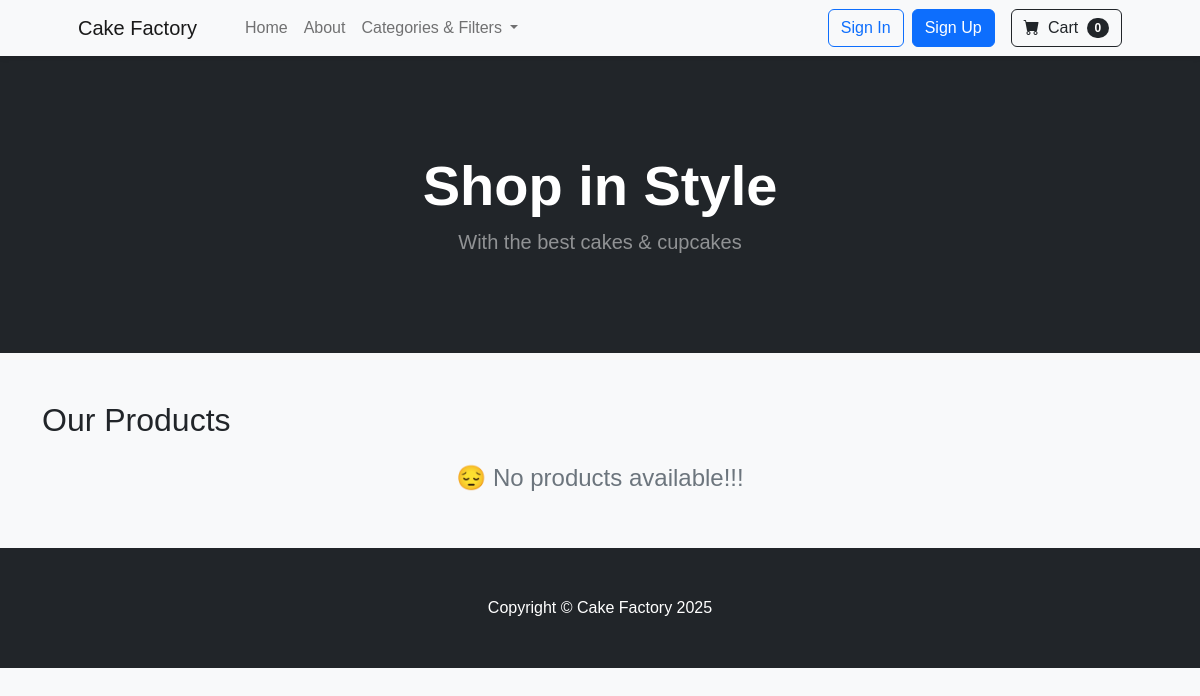
Before: /products/ with the older database file.
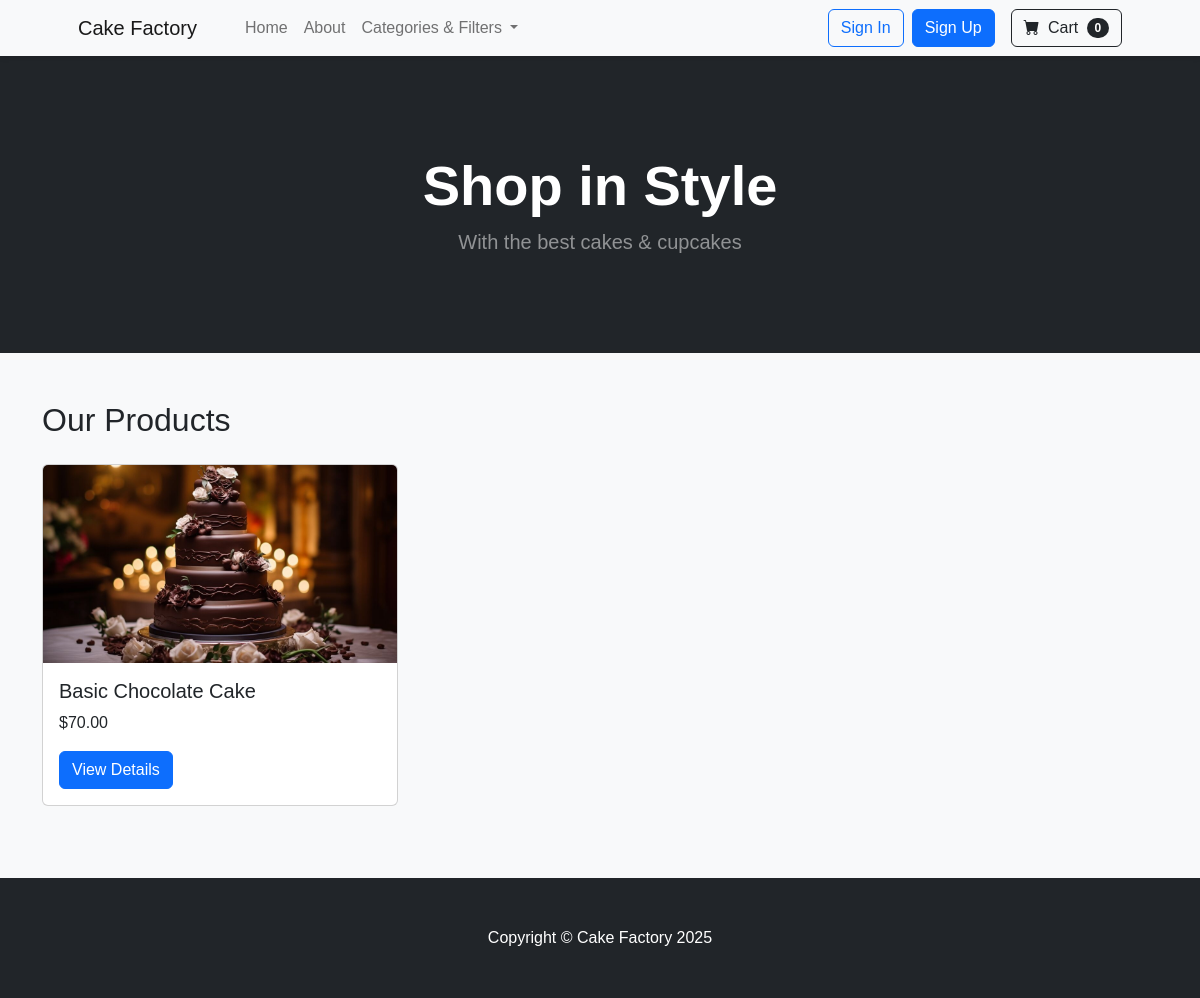
After: the same page with the newer database file.
### products/models.py (models this page shows, shortened)
class Product(models.Model):
    name = models.CharField(max_length=255, unique=True)
    slug = models.SlugField(unique=True, blank=True)
    description = models.TextField(blank=True)
    price = models.DecimalField(max_digits=10, decimal_places=2)
    category = models.ForeignKey(
        Category, on_delete=models.SET_NULL,
        null=True, blank=True, related_name="products"
    )
    flavor = models.ForeignKey(
        Flavor, on_delete=models.SET_NULL,
        null=True, blank=True, related_name="products"
    )
    sizes = models.ManyToManyField(
        Size, blank=True, related_name="products"
    )
    image = models.ImageField(upload_to="product_images/", blank=True, null=True)
    allergen_info = models.TextField(blank=True, help_text="E.g., Contains nuts, gluten-free")
    available = models.BooleanField(default=True)
    created_at = models.DateTimeField(auto_now_add=True)

### products/views.py (the view)
# urls.py: path('', ProductListView.as_view(), name='product_list'),
class ProductListView(ListView):
    model = Product
    template_name = 'products/product_list.html'
    context_object_name = 'products'
    def get_queryset(self):
        queryset = super().get_queryset()
        category_slug = self.request.GET.get('category')
        if category_slug:
            queryset = queryset.filter(category__slug=category_slug)
        return queryset

### products/templates/products/product_list.html
{% extends "base.html" %}
{% block content %}
<h2 class="mb-4">Our Products</h2>
<div class="row">
    {% if products %}
        {% for product in products %}
        <div class="col-md-4 mb-4">
            <div class="card">
                {% if product.image %}
                    <img src="{{ product.image.url }}" class="card-img-top" alt="{{ product.name }}">
                {% else %}
                    <img src="https://via.placeholder.com/300?text=No+Image" class="card-img-top" alt="No Image Available">
                {% endif %}
                <div class="card-body">
                    <h5 class="card-title">{{ product.name }}</h5>
                    <p class="card-text">${{ product.price }}</p>
                    <a href="{% url 'product_detail' product.pk %}" class="btn btn-primary">View Details</a>
                </div>
            </div>
        </div>
        {% endfor %}
    {% else %}
        <div class="col-12 text-center">
            <h4 class="text-muted">😔 No products available!!!</h4>
        </div>
    {% endif %}
</div>
{% endblock %}

### templates/base.html (shortened to what this page needs)
{% load static %}
<!DOCTYPE html>
<html lang="en">
<head>
    <link href="https://cdn.jsdelivr.net/npm/bootstrap-icons@1.5.0/font/bootstrap-icons.css" rel="stylesheet">
    <link href="https://cdn.jsdelivr.net/npm/bootstrap@5.2.3/dist/css/bootstrap.min.css" rel="stylesheet">
    <link href="{% static 'css/styles.css' %}" rel="stylesheet">
</head>
<body>
<nav class="navbar navbar-expand-lg navbar-light bg-light">
    <div class="container px-4 px-lg-5">
        <a class="navbar-brand" href="{% url 'home' %}">Cake Factory</a>
        <div class="collapse navbar-collapse" id="navbarSupportedContent">
            <ul class="navbar-nav me-auto mb-2 mb-lg-0 ms-lg-4">
                <li class="nav-item"><a class="nav-link" href="{% url 'home' %}">Home</a></li>
                <li class="nav-item"><a class="nav-link" href="#">About</a></li>
                <li class="nav-item dropdown">
                    <a class="nav-link dropdown-toggle" href="#" id="categoriesDropdown" role="button" data-bs-toggle="dropdown">
                        Categories & Filters
                    </a>
                </li>
            </ul>
            <div class="d-flex align-items-center">
                {% if user.is_authenticated %}
                    <span class="me-2">👋 {{ user.username }}</span>
                    <a class="btn btn-outline-danger me-3" href="{% url 'account_logout' %}">Logout</a>
                {% else %}
                    <a class="btn btn-outline-primary me-2" href="{% url 'account_login' %}">Sign In</a>
                    <a class="btn btn-primary me-3" href="{% url 'account_signup' %}">Sign Up</a>
                {% endif %}
                <a class="btn btn-outline-dark" href="">
                    <i class="bi-cart-fill me-1"></i> Cart
                    <span class="badge bg-dark text-white ms-1 rounded-pill">{{ cart_items|default:0 }}</span>
                </a>
            </div>
        </div>
    </div>
</nav>
    <header class="bg-dark py-5">
        <div class="container px-4 px-lg-5 my-5">
            <div class="text-center text-white">
                <h1 class="display-4 fw-bolder">{% block header %}Shop in Style{% endblock %}</h1>
                <p class="lead fw-normal text-white-50 mb-0">{% block subtitle %}With the best cakes & cupcakes{% endblock %}</p>
            </div>
        </div>
    </header>
    <main class="container py-5">
        {% block content %}{% endblock %}
    </main>
    <footer class="py-5 bg-dark">
        <div class="container">
            <p class="m-0 text-center text-white">Copyright &copy; Cake Factory 2025</p>
        </div>
    </footer>
</body>
</html>

### static/css/styles.css (style rules this page uses)
body { background-color: #f8f9fa; font-family: 'Poppins', sans-serif; }
.navbar { background-color: #ffffff; box-shadow: 0px 2px 5px rgba(0, 0, 0, 0.1); }
.card { transition: transform 0.3s ease-in-out; }

Changed rows visible on the page:
added Product: image (picture), name "Basic Chocolate Cake", price "70.00"
Other visible differences:
text no longer shown: "😔 No products available!!!"
